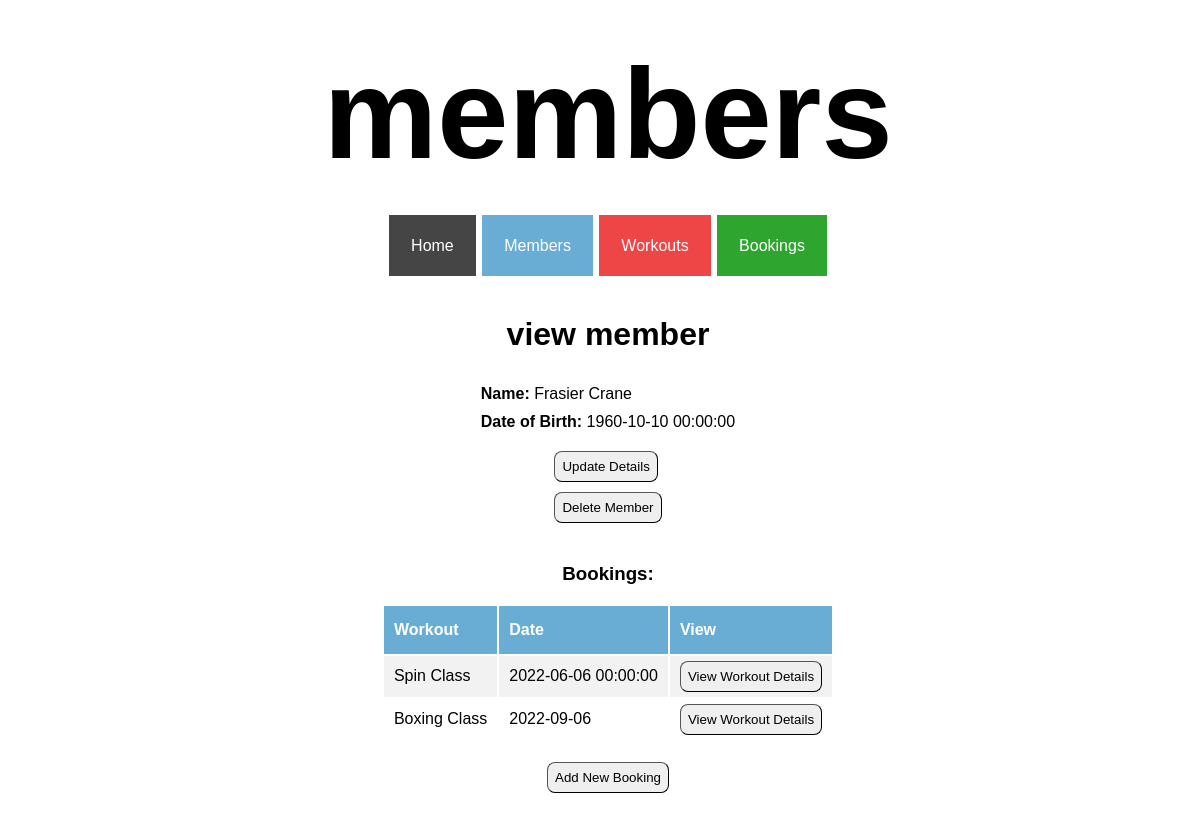
The app's page /members/1, older data.
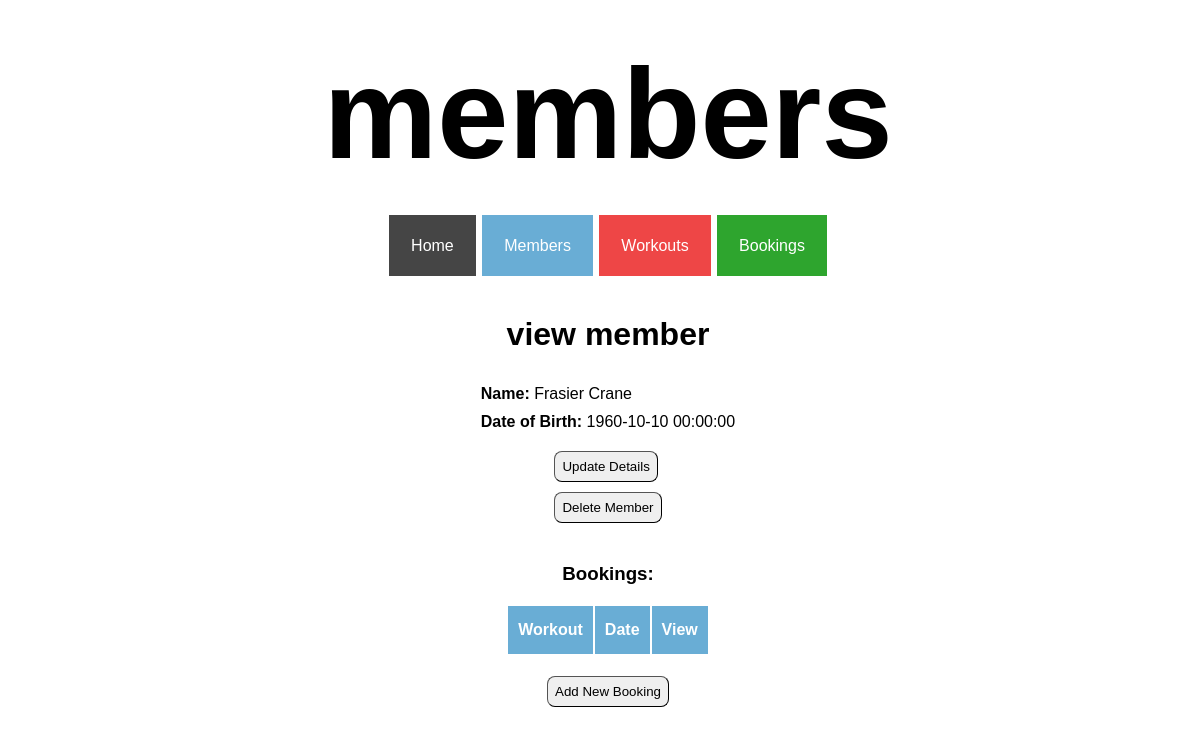
The same page, newer data.
### tables this page shows
CREATE TABLE workouts (
    id INTEGER PRIMARY KEY AUTOINCREMENT,
    name VARCHAR,
    date DATE,
    description TEXT,
    duration INTEGER,
    capacity INTEGER,
    capacity_filled INTEGER
);

### controllers/member_controller.py (the view)
@members_blueprint.route("/members/<id>")
def member_show(id):
    route_name = "members"
    member = member_repository.select(id)
    workouts = member_repository.get_workouts(member)
    return render_template("members/show.html", route_name=route_name, member=member, workouts=workouts)

### db/run_sql.py (called while the page is built)
def get_db():
    path = os.path.dirname(os.path.abspath(__file__))
    db = os.path.join(path, "gym_db.db")
    conn = sqlite3.connect(db)
    conn.execute("PRAGMA foreign_keys = 1")
    conn.row_factory = sqlite3.Row
    return conn

def run_sql(sql, values = []):
    db = get_db()
    cursor = db.cursor()
    cursor.execute(sql, values)
    results = cursor.fetchall()
    db.commit()
    db.close()
    return results

### repositories/member_repository.py (called while the page is built)
def select(id):
    member = None
    sql = "SELECT * FROM members WHERE id = ?"
    values = [id]
    result = run_sql(sql, values)[0]
    if result is not None:
        member = Member(result['first_name'], result['last_name'], result['dob'], result['id'])
    return member

def get_workouts(member):
    workouts = []
    sql = "SELECT workouts.* FROM workouts INNER JOIN bookings ON workouts.id = workout_id WHERE member_id = ?"
    values = [member.id]
    results = run_sql(sql, values)
    for row in results:
        workout = Workout(row['name'], row['date'], row['description'], row['duration'], row['capacity'], row['id'])
        workouts.append(workout)
    return workouts

### templates/members/show.html
{% extends 'base.html'%}
{% block content %}
<div class="show_page_container">
<h1>view member</h1>
<div class="show_page_top_details">
    <div><b>Name: </b>{{member.first_name}} {{member.last_name}}</div>
    <div><b>Date of Birth: </b>{{member.dob}}</div>
</div>
<div id="show_page_top_buttons">
    <button class="show_page_button"><a class="show_page_link" href="/members/{{member.id}}/update">Update Details</a></button>
    <form action="/members/{{member.id}}/delete" method="POST"><button class="show_page_button">Delete Member</button></form>
</div>
<h3 class="bookings_header">Bookings:</h3>
<table class="show_page_table">
    <tr class="show_page_table_headers">
        <th>Workout</th>
        <th>Date</th>
        <th>View</th>
    </tr>
    {% for workout in workouts %}
    <tr class="show_page_table_content">
        <td>{{workout.name}}</td>
        <td>{{workout.date}}</td>
        <td>
            <button class="show_page_button" id="show_page_view_button">
                <a class="show_page_link" href="/workouts/{{workout.id}}">View Workout Details</a>
            </button>
        </td>
    </tr>
    {% endfor %}
</table>
<button class="show_page_button" id="show_page_bottom_button">
    <a class="show_page_link" href="/bookings/create/member/{{member.id}}">Add New Booking</a>
</button>
</div>
{% endblock %}

Row changes from the older to the newer data that the page shows:
no longer on this page (row edited): workouts: name "Spin Class", date "2022-06-06 00:00:00"
no longer on this page (row edited): workouts: name "Boxing Class", date "2022-09-06"
